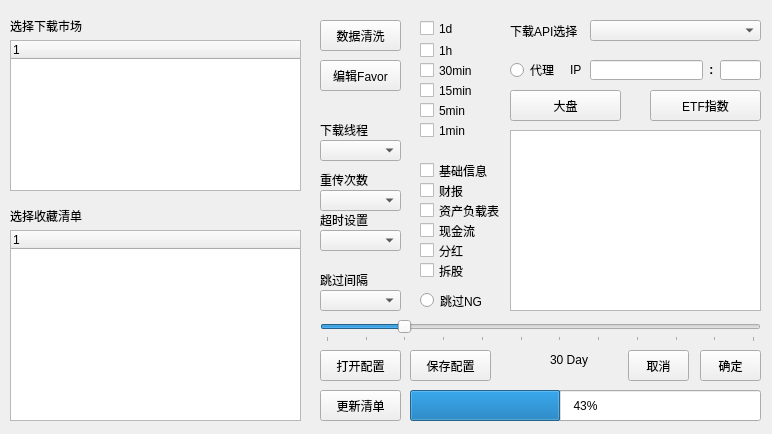
<?xml version="1.0" encoding="UTF-8"?>
<ui version="4.0">
 <class>Form</class>
 <widget class="QWidget" name="Form">
  <property name="geometry">
   <rect>
    <x>0</x>
    <y>0</y>
    <width>772</width>
    <height>434</height>
   </rect>
  </property>
  <property name="windowTitle">
   <string>Download Config</string>
  </property>
  <widget class="QCheckBox" name="Intervial_1Day">
   <property name="geometry">
    <rect>
     <x>420</x>
     <y>18</y>
     <width>71</width>
     <height>21</height>
    </rect>
   </property>
   <property name="text">
    <string>1d</string>
   </property>
  </widget>
  <widget class="QCheckBox" name="Intervial_1h">
   <property name="geometry">
    <rect>
     <x>420</x>
     <y>40</y>
     <width>71</width>
     <height>21</height>
    </rect>
   </property>
   <property name="text">
    <string>1h</string>
   </property>
  </widget>
  <widget class="QCheckBox" name="Intervial_30min">
   <property name="geometry">
    <rect>
     <x>420</x>
     <y>60</y>
     <width>71</width>
     <height>21</height>
    </rect>
   </property>
   <property name="text">
    <string>30min</string>
   </property>
  </widget>
  <widget class="QPushButton" name="CancelDownload">
   <property name="geometry">
    <rect>
     <x>628</x>
     <y>350</y>
     <width>61</width>
     <height>31</height>
    </rect>
   </property>
   <property name="text">
    <string>取消</string>
   </property>
  </widget>
  <widget class="QPushButton" name="ConfirmDownload">
   <property name="geometry">
    <rect>
     <x>700</x>
     <y>350</y>
     <width>61</width>
     <height>31</height>
    </rect>
   </property>
   <property name="text">
    <string>确定</string>
   </property>
  </widget>
  <widget class="QSlider" name="DownloadPeriod">
   <property name="enabled">
    <bool>true</bool>
   </property>
   <property name="geometry">
    <rect>
     <x>320</x>
     <y>320</y>
     <width>441</width>
     <height>22</height>
    </rect>
   </property>
   <property name="toolTip">
    <string/>
   </property>
   <property name="maximum">
    <number>11</number>
   </property>
   <property name="pageStep">
    <number>1</number>
   </property>
   <property name="value">
    <number>2</number>
   </property>
   <property name="orientation">
    <enum>Qt::Horizontal</enum>
   </property>
   <property name="tickPosition">
    <enum>QSlider::TicksBelow</enum>
   </property>
   <property name="tickInterval">
    <number>1</number>
   </property>
  </widget>
  <widget class="QCheckBox" name="Intervial_15min">
   <property name="geometry">
    <rect>
     <x>420</x>
     <y>80</y>
     <width>71</width>
     <height>21</height>
    </rect>
   </property>
   <property name="text">
    <string>15min</string>
   </property>
  </widget>
  <widget class="QCheckBox" name="Intervial_5min">
   <property name="geometry">
    <rect>
     <x>420</x>
     <y>100</y>
     <width>71</width>
     <height>21</height>
    </rect>
   </property>
   <property name="text">
    <string>5min</string>
   </property>
  </widget>
  <widget class="QCheckBox" name="Intervial_1min">
   <property name="geometry">
    <rect>
     <x>420</x>
     <y>120</y>
     <width>81</width>
     <height>21</height>
    </rect>
   </property>
   <property name="text">
    <string>1min</string>
   </property>
  </widget>
  <widget class="QPushButton" name="pushButton_3">
   <property name="geometry">
    <rect>
     <x>510</x>
     <y>90</y>
     <width>111</width>
     <height>31</height>
    </rect>
   </property>
   <property name="text">
    <string>大盘</string>
   </property>
  </widget>
  <widget class="QPushButton" name="OpenDLConfig">
   <property name="geometry">
    <rect>
     <x>320</x>
     <y>350</y>
     <width>81</width>
     <height>31</height>
    </rect>
   </property>
   <property name="text">
    <string>打开配置</string>
   </property>
  </widget>
  <widget class="QPushButton" name="SaveDLConfig">
   <property name="geometry">
    <rect>
     <x>410</x>
     <y>350</y>
     <width>81</width>
     <height>31</height>
    </rect>
   </property>
   <property name="text">
    <string>保存配置</string>
   </property>
  </widget>
  <widget class="QLabel" name="ShowPeriod">
   <property name="geometry">
    <rect>
     <x>550</x>
     <y>350</y>
     <width>61</width>
     <height>20</height>
    </rect>
   </property>
   <property name="text">
    <string>30 Day</string>
   </property>
  </widget>
  <widget class="QTableView" name="tableView">
   <property name="geometry">
    <rect>
     <x>510</x>
     <y>130</y>
     <width>251</width>
     <height>181</height>
    </rect>
   </property>
  </widget>
  <widget class="QPushButton" name="pushButton_6">
   <property name="geometry">
    <rect>
     <x>650</x>
     <y>90</y>
     <width>111</width>
     <height>31</height>
    </rect>
   </property>
   <property name="text">
    <string>ETF指数</string>
   </property>
  </widget>
  <widget class="QRadioButton" name="ProxyEnable">
   <property name="geometry">
    <rect>
     <x>510</x>
     <y>60</y>
     <width>51</width>
     <height>20</height>
    </rect>
   </property>
   <property name="text">
    <string>代理</string>
   </property>
   <property name="autoExclusive">
    <bool>false</bool>
   </property>
  </widget>
  <widget class="QComboBox" name="MulitThreadDL">
   <property name="geometry">
    <rect>
     <x>320</x>
     <y>140</y>
     <width>81</width>
     <height>21</height>
    </rect>
   </property>
   <property name="currentText">
    <string/>
   </property>
  </widget>
  <widget class="QLabel" name="ShowPeriod_2">
   <property name="geometry">
    <rect>
     <x>320</x>
     <y>120</y>
     <width>81</width>
     <height>20</height>
    </rect>
   </property>
   <property name="text">
    <string>下载线程</string>
   </property>
  </widget>
  <widget class="QCheckBox" name="FunAna_Info">
   <property name="geometry">
    <rect>
     <x>420</x>
     <y>160</y>
     <width>81</width>
     <height>21</height>
    </rect>
   </property>
   <property name="text">
    <string>基础信息</string>
   </property>
  </widget>
  <widget class="QComboBox" name="ReConnect">
   <property name="geometry">
    <rect>
     <x>320</x>
     <y>190</y>
     <width>81</width>
     <height>21</height>
    </rect>
   </property>
  </widget>
  <widget class="QLabel" name="ShowPeriod_3">
   <property name="geometry">
    <rect>
     <x>320</x>
     <y>170</y>
     <width>81</width>
     <height>20</height>
    </rect>
   </property>
   <property name="text">
    <string>重传次数</string>
   </property>
  </widget>
  <widget class="QComboBox" name="TimeOut">
   <property name="geometry">
    <rect>
     <x>320</x>
     <y>230</y>
     <width>81</width>
     <height>21</height>
    </rect>
   </property>
  </widget>
  <widget class="QLabel" name="ShowPeriod_4">
   <property name="geometry">
    <rect>
     <x>320</x>
     <y>210</y>
     <width>81</width>
     <height>20</height>
    </rect>
   </property>
   <property name="text">
    <string>超时设置</string>
   </property>
  </widget>
  <widget class="QCheckBox" name="FunAna_Financials">
   <property name="geometry">
    <rect>
     <x>420</x>
     <y>180</y>
     <width>81</width>
     <height>21</height>
    </rect>
   </property>
   <property name="text">
    <string>财报</string>
   </property>
  </widget>
  <widget class="QCheckBox" name="FunAna_Balancesheet">
   <property name="geometry">
    <rect>
     <x>420</x>
     <y>200</y>
     <width>81</width>
     <height>21</height>
    </rect>
   </property>
   <property name="text">
    <string>资产负载表</string>
   </property>
  </widget>
  <widget class="QCheckBox" name="FunAna_Cashflow">
   <property name="geometry">
    <rect>
     <x>420</x>
     <y>220</y>
     <width>81</width>
     <height>21</height>
    </rect>
   </property>
   <property name="text">
    <string>现金流</string>
   </property>
  </widget>
  <widget class="QProgressBar" name="SymbolsListProgressBar">
   <property name="geometry">
    <rect>
     <x>410</x>
     <y>390</y>
     <width>351</width>
     <height>31</height>
    </rect>
   </property>
   <property name="value">
    <number>43</number>
   </property>
  </widget>
  <widget class="QPushButton" name="UpdateTickerList">
   <property name="geometry">
    <rect>
     <x>320</x>
     <y>390</y>
     <width>81</width>
     <height>31</height>
    </rect>
   </property>
   <property name="text">
    <string>更新清单</string>
   </property>
  </widget>
  <widget class="QPushButton" name="EditFavorList">
   <property name="geometry">
    <rect>
     <x>320</x>
     <y>60</y>
     <width>81</width>
     <height>31</height>
    </rect>
   </property>
   <property name="text">
    <string>编辑Favor</string>
   </property>
  </widget>
  <widget class="QTreeWidget" name="FavorList">
   <property name="geometry">
    <rect>
     <x>10</x>
     <y>230</y>
     <width>291</width>
     <height>191</height>
    </rect>
   </property>
   <column>
    <property name="text">
     <string notr="true">1</string>
    </property>
   </column>
  </widget>
  <widget class="QCheckBox" name="FunAna_Dividends">
   <property name="geometry">
    <rect>
     <x>420</x>
     <y>240</y>
     <width>81</width>
     <height>21</height>
    </rect>
   </property>
   <property name="text">
    <string>分红</string>
   </property>
  </widget>
  <widget class="QCheckBox" name="FunAna_Splits">
   <property name="geometry">
    <rect>
     <x>420</x>
     <y>260</y>
     <width>81</width>
     <height>21</height>
    </rect>
   </property>
   <property name="text">
    <string>拆股</string>
   </property>
  </widget>
  <widget class="QPushButton" name="DataClean">
   <property name="geometry">
    <rect>
     <x>320</x>
     <y>20</y>
     <width>81</width>
     <height>31</height>
    </rect>
   </property>
   <property name="text">
    <string>数据清洗</string>
   </property>
  </widget>
  <widget class="QComboBox" name="SkipPeriod">
   <property name="geometry">
    <rect>
     <x>320</x>
     <y>290</y>
     <width>81</width>
     <height>21</height>
    </rect>
   </property>
   <property name="currentText">
    <string/>
   </property>
  </widget>
  <widget class="QLabel" name="ShowPeriod_7">
   <property name="geometry">
    <rect>
     <x>320</x>
     <y>270</y>
     <width>91</width>
     <height>20</height>
    </rect>
   </property>
   <property name="text">
    <string>跳过间隔</string>
   </property>
  </widget>
  <widget class="QRadioButton" name="SkipNG">
   <property name="geometry">
    <rect>
     <x>420</x>
     <y>290</y>
     <width>61</width>
     <height>21</height>
    </rect>
   </property>
   <property name="text">
    <string>跳过NG</string>
   </property>
   <property name="autoExclusive">
    <bool>false</bool>
   </property>
  </widget>
  <widget class="QTreeWidget" name="MarketSelector">
   <property name="geometry">
    <rect>
     <x>10</x>
     <y>40</y>
     <width>291</width>
     <height>151</height>
    </rect>
   </property>
   <column>
    <property name="text">
     <string notr="true">1</string>
    </property>
   </column>
  </widget>
  <widget class="QLabel" name="ShowPeriod_8">
   <property name="geometry">
    <rect>
     <x>10</x>
     <y>10</y>
     <width>111</width>
     <height>31</height>
    </rect>
   </property>
   <property name="text">
    <string>选择下载市场</string>
   </property>
  </widget>
  <widget class="QLabel" name="ShowPeriod_9">
   <property name="geometry">
    <rect>
     <x>10</x>
     <y>200</y>
     <width>111</width>
     <height>31</height>
    </rect>
   </property>
   <property name="text">
    <string>选择收藏清单</string>
   </property>
  </widget>
  <widget class="QLineEdit" name="ProxyIP">
   <property name="geometry">
    <rect>
     <x>590</x>
     <y>60</y>
     <width>113</width>
     <height>20</height>
    </rect>
   </property>
  </widget>
  <widget class="QLineEdit" name="ProxyPort">
   <property name="geometry">
    <rect>
     <x>720</x>
     <y>60</y>
     <width>41</width>
     <height>20</height>
    </rect>
   </property>
  </widget>
  <widget class="QLabel" name="ShowPeriod_10">
   <property name="geometry">
    <rect>
     <x>706</x>
     <y>60</y>
     <width>16</width>
     <height>20</height>
    </rect>
   </property>
   <property name="font">
    <font>
     <family>Arial</family>
     <weight>75</weight>
     <bold>true</bold>
    </font>
   </property>
   <property name="text">
    <string> :</string>
   </property>
  </widget>
  <widget class="QLabel" name="ShowPeriod_11">
   <property name="geometry">
    <rect>
     <x>570</x>
     <y>60</y>
     <width>21</width>
     <height>20</height>
    </rect>
   </property>
   <property name="text">
    <string>IP</string>
   </property>
  </widget>
  <widget class="QComboBox" name="DownloadAPI">
   <property name="geometry">
    <rect>
     <x>590</x>
     <y>20</y>
     <width>171</width>
     <height>21</height>
    </rect>
   </property>
   <property name="currentText">
    <string/>
   </property>
  </widget>
  <widget class="QLabel" name="ShowPeriod_12">
   <property name="geometry">
    <rect>
     <x>510</x>
     <y>20</y>
     <width>71</width>
     <height>21</height>
    </rect>
   </property>
   <property name="text">
    <string>下载API选择</string>
   </property>
  </widget>
 </widget>
 <resources/>
 <connections/>
</ui>
